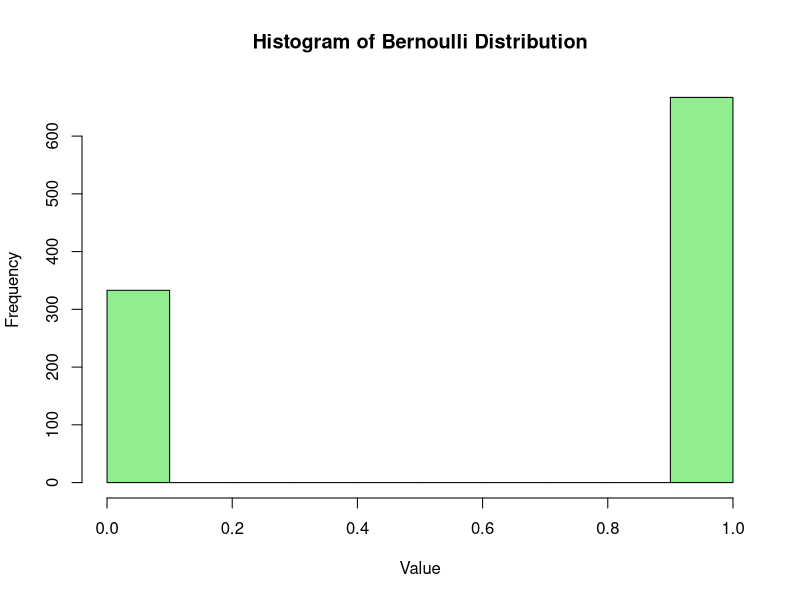
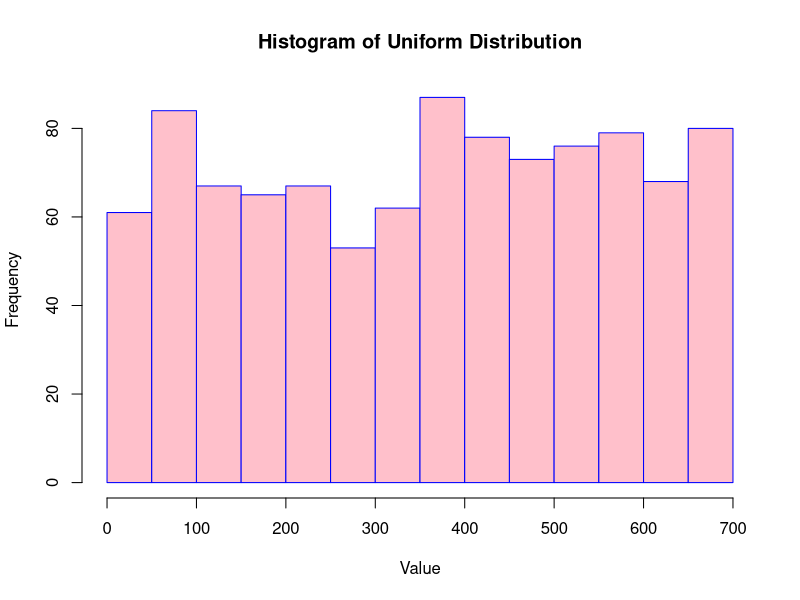
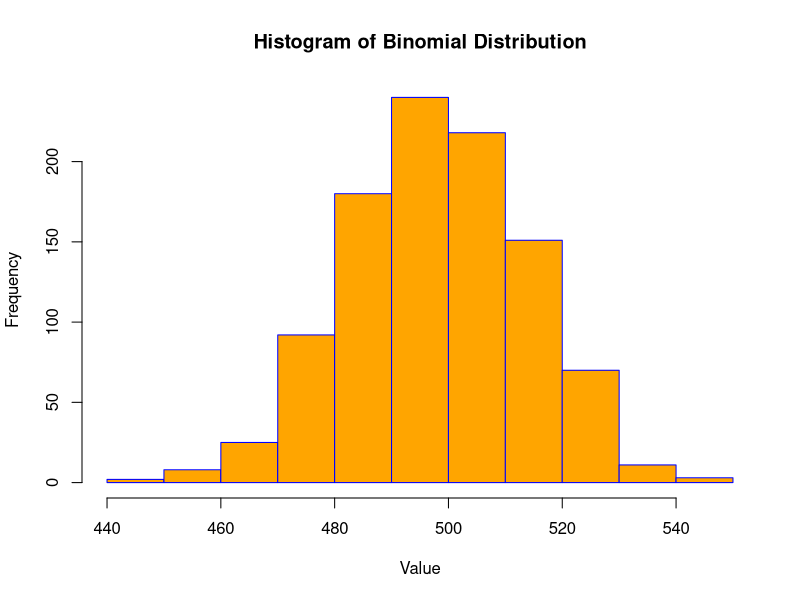
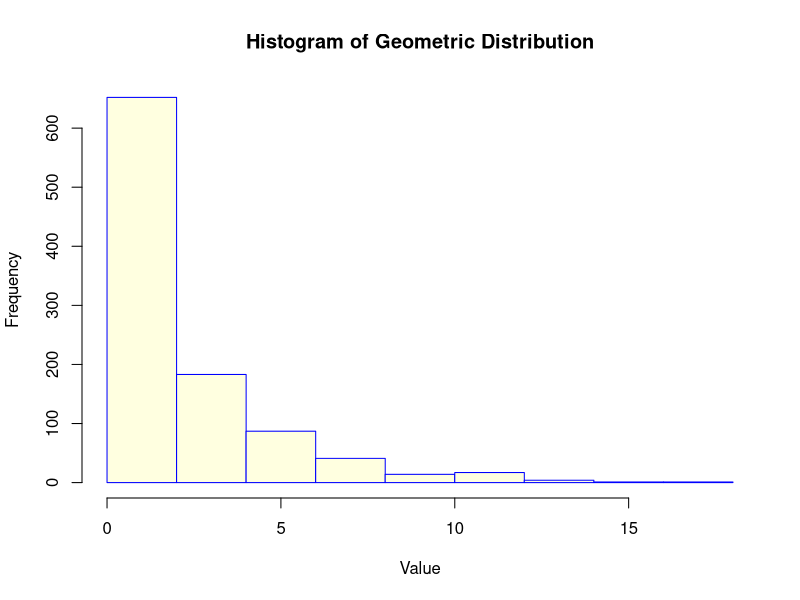
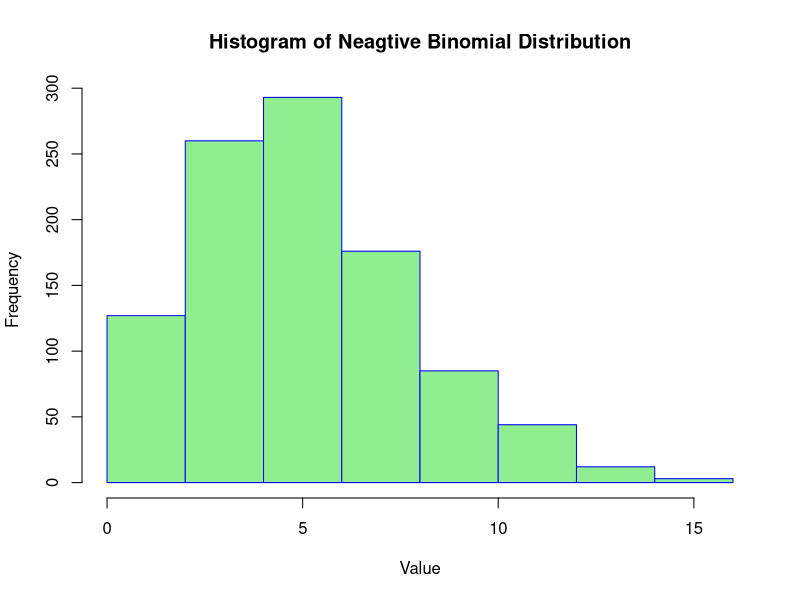

These charts were generated, in order, by the following R code:
# a) Generation of Random Variables for Bernoulli Distribution
set.seed(20067)
BIG_NUM <- 1000
p =0.67

generate_bernoulli_rv <- function(p) {
  U <- runif(BIG_NUM)
  n <- length(U)
  X <- numeric(0)
  
  for (i in 1:n) {
    if (U[i] < p)
      X <- append(X, 1)
    else
      X <- append(X, 0)
  }
  return(X)
}

# Generating the random sample of Bernoulli Distribution
X <- generate_bernoulli_rv(p)
hist(X, main = "Histogram of Bernoulli Distribution", xlab = "Value", ylab = "Frequency", col = "lightgreen", border = "black")

# Applying the Chi Square Goodness of fit test for the generated sample
get_frequency_bernoulli <- function (g) {
  n <- length(g)
  freq<-c(0,0)
  
  for (i in 1:n){
    if(g[i]==1){
      freq[1] <- freq[1] + 1
    } else{
      freq[2] <- freq[2] + 1
    }
  }
  return (freq)
}

E <- c(BIG_NUM*(p), BIG_NUM*(1- p))
O <- get_frequency_bernoulli(X)

W <- sum(((O-E)^2)/E)
criticial_value <- qchisq(0.95, length(E)-1)

if(W > criticial_value){
  print("The given distribution doesnt follow Bernoulli Distribution")
} else {
  print("The given distribution follows Bernoulli Distribution")
}

# b) Generating random valiues following Discrete Uniform Distribution in the interval (i,j) 
i = 10
j = 700

get_discrete_uniform_dist <- function () {
  U <- runif(BIG_NUM, 0, 1)
  return (i + floor((j-i+1)*U))
}

X<-get_discrete_uniform_dist()
hist(X, main = "Histogram of Uniform Distribution", xlab = "Value", ylab = "Frequency", col = "pink", border = "blue")

for(y in unique(X)){
  O <- append(O, length(X[X == y])) 
  E <- append(E, 1000/(j-i))
}

W <- sum(((O-E)^2)/E)

criticial_value <- qchisq(0.95, length(E)-1)
if(W > criticial_value){
  print("The given distribution doesnt follow Discrete Uniform Distribution")
} else {
  print("The given distribution follows Discrete Uniform Distribution")
}

# c) Generation of Random Sample from a Binomial Distribution
p <- 0.34
generate_binomial_distribution <- function (p) {
  U <- runif(BIG_NUM)
  X <- rep(0, BIG_NUM)
  for (l in 1:BIG_NUM){
    H <- generate_bernoulli_rv(p)
    X <- X + H
  }
  return (X)
}

p=0.5
X<-generate_binomial_distribution(p)
hist(X, main = "Histogram of Binomial Distribution", xlab = "Value", ylab = "Frequency", col = "orange", border = "blue")

# Now we shall calculate the frequency of each element in X
O <- numeric(0)
E <- numeric(0)

# O and E calculations:
for(y in unique(X)){
  O <- append(O, length(X[X == y])) 
  E <- append(E, (1000 * (choose(1000,y)*(p^y)*(1-p)^(1000-y))))
}

# Caluclations of values
W <- sum(((O-E)^2)/E)
criticial_value <- qchisq(0.95, length(E)-1)

if(W > criticial_value){
  print("The given distribution doesnt follow Binomial Distribution")
} else {
  print("The given distribution follows Binomial Distribution")
}

# d) Generation of Random Sample from Geometric Distribution
p=0.3

generate_geometric_distribution <- function (p) {
  U <- runif(BIG_NUM)
  H <- floor(log(U)/log(1-p))
  return (H)
}

X <- generate_geometric_distribution(0.3)
hist(X, main = "Histogram of Geometric Distribution", xlab = "Value", ylab = "Frequency", col = "lightyellow", border = "blue")

O <- numeric(0)
E <- numeric(0)

# O and E calculations:

for(y in unique(X)){
  O <- append(O, length(X[X == y])) 
  E <- append(E, 1000*((1-p)^y)*p)
}

# Calculations of values
W <- sum(((O-E)^2)/E)
criticial_value <- qchisq(0.95, length(E)-1)

if(W > criticial_value){
  print("The given distribution doesnt follow Geometric Distribution")
} else {
  print("The given distribution follows Geometric Distribution")
}

# e) Generating random sample from a negative binomial distribution
r <- 11
p <- 0.67

generate_negative_binomial_distribution_rv <- function (r, p) {
  X <- rep(0, BIG_NUM)
  for (i in 1: r){
    H <- generate_geometric_distribution(p)
    X <- X + H
  }
  return(X)
}

X <- generate_negative_binomial_distribution_rv(r, p)
hist(X, main = "Histogram of Neagtive Binomial Distribution", xlab = "Value", ylab = "Frequency", col = "lightgreen", border = "blue")

# O and E calculations:
O <- numeric(0)
E <- numeric(0)
for(y in unique(X)){
  O <- append(O, length(X[X == y])) 
  E <- append(E, 1000*(choose(y+r-1, y)*((1-p)^y)*p^r))
}

# Calculations of values
W <- sum(((O-E)^2)/E)
criticial_value <- qchisq(0.95, length(E)-1)

if(W > criticial_value){
  print("The given distribution doesnt follow Negative Binomial Distribution")
} else {
  print("The given distribution follows Negative Binomial Distribution")
}

# f) Generation of random values under Poisson Distribution
n <- 1000
lambda <- 13

generate_each_entry_of_Poisson <- function (lambda) {
  a <- exp(-lambda)
  b <- 1
  i <- 0
  X <- numeric(0)
  
  while(1) {
    u <- runif(1, 0, 1)
    b <- b*u
    
    if(b < a){
      return(i)
    }
    i <- i+1
    }

  return (X)
}


####################### Application of Direct Inverse Transform Method #######################
generate_each_entry_of_dist <- function(pmf){
  i <- 0
  U <- runif(1,0,1)
  value <- 0
  
  while(1){
    value <- value + pmf(i)
    if(value>U){
      return(i)
    }
    i <- i+1;
  }
}
generate_sample <- function(n, pmf){
  X <- numeric(0)
  for(i in 1:n){
    X <- append(X, generate_each_entry_of_dist(pmf))
  }
  return(X)
}


perform_chi_sq_test <- function(X, pmf) {
  O <- numeric(0)
  E <- numeric(0)
  for(y in unique(X)){
    O <- append(O, length(X[X == y])) 
    E <- append(E, 1000*pmf(y))
  }
  
  # Calculations of values
  W <- sum(((O-E)^2)/E)
  criticial_value <- qchisq(0.95, length(E)-1)
  
  if(W > criticial_value){
    print("The given distribution doesnt follow Required Distribution")
  } else {
    print("The given distribution follows Required Distribution")
  }  
}

# a) Bernoulli Distribution
p<-0.67
pmf <- function (x){
  if(x==0){
    return(1-p)
  }else{
    return(p)
  }
}

# b) Discrete Uniform Distribution
i <- 10
j <- 30
pmf <- function(x){
  return(1/(j-i+1))
}
X <- generate_sample(1000, pmf)
perform_chi_sq_test(X, pmf)

# c) Binomial Distribution
pmf <- function(x){
  p <- 0.67
  if(x==0){
    return(0)
  }
  return(choose(1000,x)*p^x*(1-p)^(1000-x))
}

X <- generate_sample(1000, pmf)
perform_chi_sq_test(X, pmf)

# d) Geometric Distribution
pmf <- function(x){
  if(x==0){
    return(0)
  }
  p <- 0.67
  return((1-p)^(x-1)*p)
}

X <- generate_sample(1000, pmf)
perform_chi_sq_test(X, pmf)

# e) Negative BInomial Distribution
pmf <- function(x){
  r <- 49
  p <- 0.67
  if(x<r){
    return(0)
  }
  return(choose(x-1,r-1)*p^r*(1-p)^(x-r))
}

X <- generate_sample(1000, pmf)
perform_chi_sq_test(X, pmf)

# f) Poisson Distribution
pmf <- function(x){
  lambda <- 29
  return((lambda^x)*exp(-lambda)/factorial(x))
}

X <- generate_sample(1000, pmf)
perform_chi_sq_test(X, pmf)
